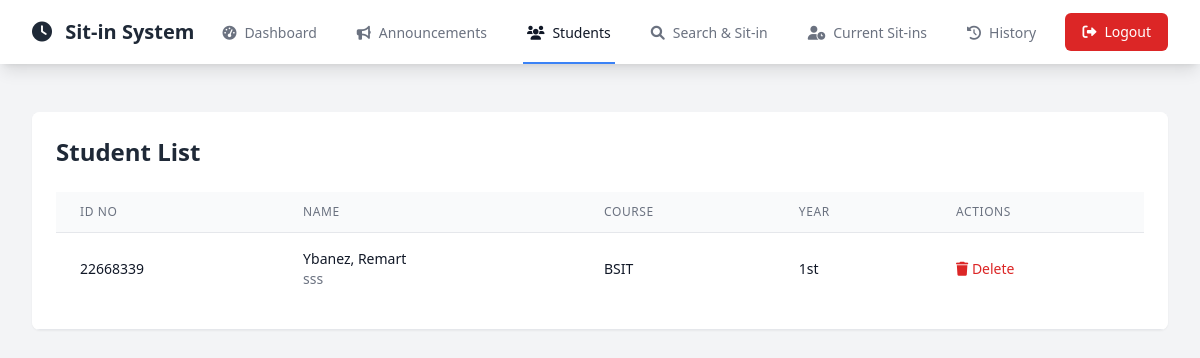
The app's page /admin/students.php (signed in) with its own data.
### tables this page shows
CREATE TABLE `users` (
  `id` int(11) NOT NULL,
  `idno` varchar(20) NOT NULL,
  `firstname` varchar(50) NOT NULL,
  `lastname` varchar(50) NOT NULL,
  `middlename` varchar(50) DEFAULT NULL,
  `course` enum('BSIT','BSCS') NOT NULL,
  `year` enum('1st','2nd','3rd','4th') NOT NULL,
  `username` varchar(50) NOT NULL,
  `password` varchar(255) NOT NULL,
  `role` enum('student','admin') DEFAULT 'student',
  `created_at` timestamp NOT NULL DEFAULT current_timestamp(),
  `profile_pic` varchar(255) NOT NULL,
  `session` int(30) NOT NULL DEFAULT 30
);

### admin/students.php (the view, shortened to what this page needs)
<?php
require_once '../config/database.php';
$stmt = $pdo->query("SELECT * FROM users ORDER BY lastname, firstname");
$students = $stmt->fetchAll();
?>
<!DOCTYPE html>
<html lang="en">
<head>
    <script src="https://cdn.tailwindcss.com"></script>
    <link href="https://cdnjs.cloudflare.com/ajax/libs/font-awesome/6.0.0/css/all.min.css" rel="stylesheet">
</head>
<body class="bg-gray-100">
    <?php include 'includes/navbar.php'; ?>
    <div class="max-w-7xl mx-auto py-6 sm:px-6 lg:px-8">
        <div class="px-4 py-6 sm:px-0">
            <div class="bg-white overflow-hidden shadow-sm sm:rounded-lg">
                <div class="p-6 bg-white border-b border-gray-200">
                    <h2 class="text-2xl font-bold mb-6 text-gray-800">Student List</h2>
                    <div class="overflow-x-auto">
                        <table class="min-w-full divide-y divide-gray-200">
                            <thead class="bg-gray-50">
                                <tr>
                                    <th class="px-6 py-3 text-left text-xs font-medium text-gray-500 uppercase tracking-wider">ID No</th>
                                    <th class="px-6 py-3 text-left text-xs font-medium text-gray-500 uppercase tracking-wider">Name</th>
                                    <th class="px-6 py-3 text-left text-xs font-medium text-gray-500 uppercase tracking-wider">Course</th>
                                    <th class="px-6 py-3 text-left text-xs font-medium text-gray-500 uppercase tracking-wider">Year</th>
                                    <th class="px-6 py-3 text-left text-xs font-medium text-gray-500 uppercase tracking-wider">Actions</th>
                                </tr>
                            </thead>
                            <tbody class="bg-white divide-y divide-gray-200">
                                <?php foreach ($students as $student): ?>
                                    <tr>
                                        <td class="px-6 py-4 whitespace-nowrap">
                                            <div class="text-sm font-medium text-gray-900">
                                                <?php echo htmlspecialchars($student['idno']); ?>
                                            </div>
                                        </td>
                                        <td class="px-6 py-4 whitespace-nowrap">
                                            <div class="text-sm font-medium text-gray-900">
                                                <?php echo htmlspecialchars($student['lastname'] . ', ' . $student['firstname']); ?>
                                            </div>
                                            <?php if ($student['middlename']): ?>
                                                <div class="text-sm text-gray-500">
                                                    <?php echo htmlspecialchars($student['middlename']); ?>
                                                </div>
                                            <?php endif; ?>
                                        </td>
                                        <td class="px-6 py-4 whitespace-nowrap">
                                            <div class="text-sm text-gray-900">
                                                <?php echo htmlspecialchars($student['course']); ?>
                                            </div>
                                        </td>
                                        <td class="px-6 py-4 whitespace-nowrap">
                                            <div class="text-sm text-gray-900">
                                                <?php echo htmlspecialchars($student['year']); ?>
                                            </div>
                                        </td>
                                        <td class="px-6 py-4 whitespace-nowrap text-sm">
                                            <form action="" method="POST" class="inline">
                                                <button type="submit"
                                                        name="delete"
                                                        class="text-red-600 hover:text-red-900"
                                                        onclick="return confirm('Are you sure you want to delete this student? This action cannot be undone.')">
                                                    <i class="fas fa-trash"></i> Delete
                                                </button>
                                            </form>
                                        </td>
                                    </tr>
                                <?php endforeach; ?>
                            </tbody>
                        </table>
                    </div>
                </div>
            </div>
        </div>
    </div>
</body>
</html>

### records on screen
users: idno "22668339", lastname+firstname "Ybanez, Remart", middlename "sss", course "BSIT", year "1st"
